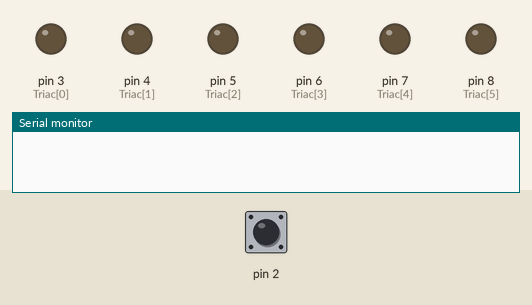
Bench run of a sketch on a simulated Arduino Uno, built with avr-gcc and run on an emulated ATmega328P. Shown: output pins drawn as LEDs (lit = HIGH), the last lines printed to the serial monitor. Inputs (shaded band) come from the test bench; at power-on: pin 2 LOW.

Above: at 1.2 s.
1.3 s: pin 2 driven HIGH
At 1.8 s:
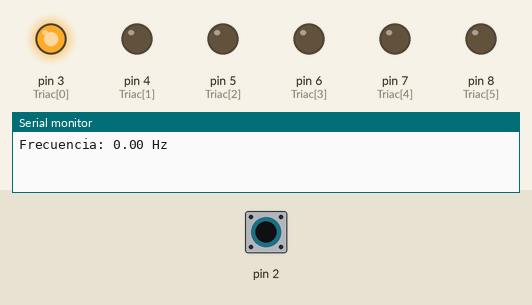
2.8 s: pin 2 pulsed LOW 5 times (0.12 s each, 0.3 s apart)
At 4.8 s:
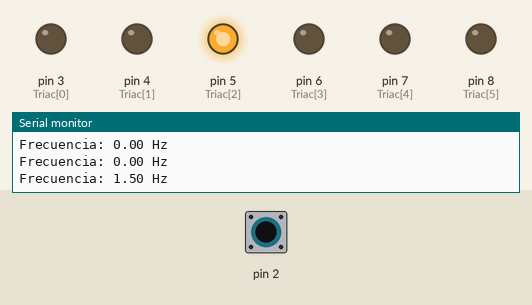
5.8 s: pin 2 pulsed LOW 5 times (0.12 s each, 0.3 s apart)
At 8.1 s:
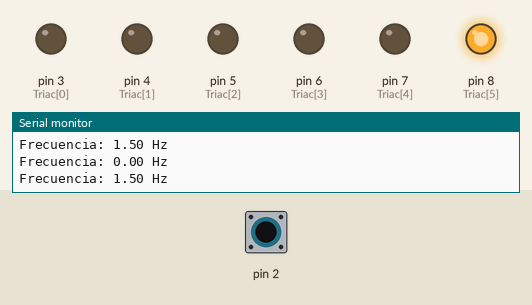
Timing chart, 0 to 9.6 s (numbered marks = the images above; inputs shaded):
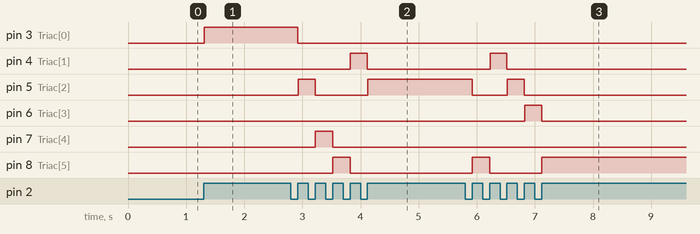

The sketch:

6_tyriac_secuencia_MUY_RAPIDA.ino
```cpp
#include <TimerOne.h>

volatile int i=0;
volatile boolean cruce_cero=0;
int Triac[6] = {3, 4, 5, 6, 7, 8}; // Define los pines de los triacs
int dim[6]; // Define el nivel de dimming para cada triac
int T_int = 100;

unsigned long lastZeroCrossMillis = 0;
unsigned int zeroCrossCount = 0;

unsigned long previousMillis = 0;
unsigned long interval = 1;
int currentTriac = 0;

void setup() {
  Serial.begin(9600);
  for(int j=0; j<6; j++) {
    pinMode(Triac[j], OUTPUT);
    digitalWrite(Triac[j], LOW);
  }
  attachInterrupt(0, deteccion_Cruce_cero, RISING);
  Timer1.initialize(T_int);
  Timer1.attachInterrupt(Dimer, T_int);
}

void deteccion_Cruce_cero()
{
  cruce_cero = true;
  i=0;
  for(int j=0; j<6; j++) {
    digitalWrite(Triac[j], LOW);
  }

  unsigned long currentMillis = millis();
  if (currentMillis - lastZeroCrossMillis >= 1000) {
    float frequency = zeroCrossCount / 2.0;
    Serial.print("Frecuencia: ");
    Serial.print(frequency);
    Serial.println(" Hz");
    lastZeroCrossMillis = currentMillis;
    zeroCrossCount = 0;
  } else {
    zeroCrossCount++;
  }
}

void Dimer()
{
  if (cruce_cero == true ){
    if (i>=dim[currentTriac] ) {
      digitalWrite(Triac[currentTriac], HIGH);
    }
    if(i>=100) {
      i=0;
      cruce_cero=false;
    }
    else {
      i++;
    }
  }
}
void loop ()
{
  unsigned long currentMillis = millis();
  static bool decrementing = true; // Variable para controlar la dirección del dimming

  if (currentMillis - previousMillis >= interval) {
    previousMillis = currentMillis;
    for(int j=0; j<6; j++) {
      if (j == currentTriac) {
        if (decrementing && dim[j] > 0) {
          dim[j]--;
        } else if (!decrementing && dim[j] < 100) {
          dim[j]++;
        }

        if(dim[j] == 0) {
          decrementing = false; // Cambia la dirección del dimming a incrementar
        } else if (dim[j] == 100 && !decrementing) {
          decrementing = true; // Cambia la dirección del dimming a decrementar
          currentTriac = (currentTriac + 1) % 6; // Pasa al siguiente triac
        }
      } else {
        dim[j] = 100;
      }
    }
  }
}
```

Measured:
- after the input at 1.3 s, pin 3 (Triac[0]): LOW → HIGH at once
- after the input at 2.8 s, pin 3 (Triac[0]): HIGH → LOW after 0.12 s; pin 4 (Triac[1]): LOW → HIGH after 1.0 s, → LOW 0.29 s later; pin 5 (Triac[2]): LOW → HIGH after 0.13 s, → LOW 0.29 s later, → HIGH 0.90 s later; pin 7 (Triac[4]): LOW → HIGH after 0.42 s, → LOW 0.30 s later; pin 8 (Triac[5]): LOW → HIGH after 0.73 s, → LOW 0.29 s later
- after the input at 5.8 s, pin 4 (Triac[1]): LOW → HIGH after 0.43 s, → LOW 0.29 s later; pin 5 (Triac[2]): HIGH → LOW after 0.12 s, → HIGH 0.60 s later, → LOW 0.30 s later; pin 6 (Triac[3]): LOW → HIGH after 1.0 s, → LOW 0.29 s later; pin 8 (Triac[5]): LOW → HIGH after 0.12 s, → LOW 0.30 s later, → HIGH 0.90 s later
